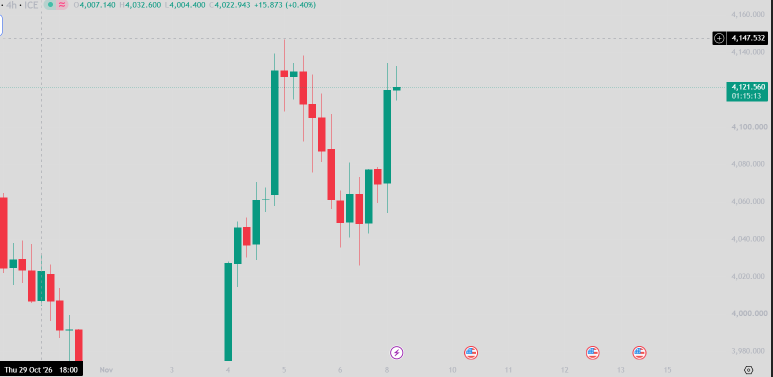
#> input picture maps/2026-11-09/original.png, 1545 x 754 px, found by its file name (shown at 1/2 size)
$ python map_2026-11-11.py
#> lines starting #> are read from the running program, lines starting #| are printed output that depends on the picture
### scripts/maplib.py
"""Small drawing helpers for marking up MT5 chart screenshots."""
from PIL import Image, ImageDraw, ImageFont

FONT = "/usr/share/fonts/truetype/dejavu/DejaVuSans.ttf"
FONT_B = "/usr/share/fonts/truetype/dejavu/DejaVuSans-Bold.ttf"

RED = (239, 83, 80)
GREEN = (38, 166, 154)
LIME = (102, 220, 120)
YELLOW = (255, 202, 40)
PURPLE = (171, 120, 255)
GREY = (160, 160, 170)
ORANGE = (255, 152, 0)
WHITE = (235, 235, 240)


class Chart:
    """A screenshot plus its price-axis calibration.

    Calibrate with two price labels from the screenshot's scale:
    (price_a, y_a) and (price_b, y_b).  `scale` multiplies line widths,
    font sizes and padding so the same layout reads well on bigger images.
    """

    def __init__(self, src, price_a, y_a, price_b, y_b, right, scale=1.0, light=False):
#> called with price_a = 4140, y_a = 130, price_b = 4020, y_b = 395, right = 1250, scale = 1, light = True
        self.base = Image.open(src).convert("RGBA")
#> self.base is the input picture: PIL image 1545x754 RGBA; mean R, G, B, A 213.6, 213.9, 213.7, 255
        self.overlay = Image.new("RGBA", self.base.size, (0, 0, 0, 0))
#> self.overlay: PIL image 1545x754 RGBA; every value is 0
        self.d = ImageDraw.Draw(self.overlay)
        self.pa, self.ya = price_a, y_a
        self.per_px = (price_a - price_b) / (y_b - y_a)
        self.right = right
        self.k = scale
        # label badge fill: dark on dark charts, near-white on light charts
        self.badge = (250, 250, 252, 235) if light else (12, 12, 16, 215)
        self.f_s = ImageFont.truetype(FONT, round(12 * scale))
        self.f_m = ImageFont.truetype(FONT_B, round(13 * scale))
        self.f_l = ImageFont.truetype(FONT_B, round(15 * scale))

    def y(self, price):
        return self.ya + (self.pa - price) / self.per_px

    def zone(self, lo, hi, x0, color, alpha=55):
        box = [x0, self.y(hi), self.right, self.y(lo)]
        self.d.rectangle(box, fill=color + (alpha,))
        self.d.rectangle(box, outline=color + (200,), width=max(1, round(self.k)))

    def box(self, x0, x1, lo, hi, color, alpha=18):
        self.d.rectangle([x0, self.y(hi), x1, self.y(lo)], fill=color + (alpha,),
                         outline=color + (170,), width=max(1, round(self.k)))

    def hline(self, price, x0, color, dash=8, gap=6, width=1):
#> called with price = 3960, x0 = 600, color = (160, 160, 170), dash = 8, gap = 6, width = 1
        yy, x = self.y(price), x0
        dash, gap, width = dash * self.k, gap * self.k, max(1, round(width * self.k))
        while x < self.right:
            self.d.line([x, yy, min(x + dash, self.right), yy], fill=color + (230,), width=width)
            x += dash + gap
#> after the loop, x = 1258

    def label(self, x, yy, text, color, font=None, anchor="lm"):
#> called with x = 1244, yy = 119, text = '4140 – 4150  ·  triple top', color = (215, 40, 55), anchor = 'rm'
        font = font or self.f_s
        pad = 3 * self.k
        b = self.d.textbbox((x, yy), text, font=font, anchor=anchor)
#> b = (1095, 114, 1244, 127)
        self.d.rectangle([b[0] - pad, b[1] - pad, b[2] + pad, b[3] + pad],
                         fill=self.badge, outline=color + (220,))
        self.d.text((x, yy), text, font=font, fill=color + (255,), anchor=anchor)

    def rlabel(self, price, text, color, font=None):
        """Label right-aligned against the plot edge at a given price."""
        self.label(self.right - 6 * self.k, self.y(price), text, color, font, anchor="rm")

    def path(self, points, color, width=2, dash=7, gap=5, head=True):
        """Dashed projection path; points are (x, price). Arrow head at the end."""
#> called with color = (215, 40, 55), width = 2.2, dash = 7, gap = 5, head = True
        pts = [(x, self.y(p)) for x, p in points]
        width, dash, gap = max(1, round(width * self.k)), dash * self.k, gap * self.k
        for (x1, y1), (x2, y2) in zip(pts, pts[1:]):
            length = ((x2 - x1) ** 2 + (y2 - y1) ** 2) ** 0.5
            n = max(int(length // (dash + gap)), 1)
            for i in range(n):
                t0 = i * (dash + gap) / length
                t1 = min((i * (dash + gap) + dash) / length, 1)
                self.d.line([x1 + (x2 - x1) * t0, y1 + (y2 - y1) * t0,
                             x1 + (x2 - x1) * t1, y1 + (y2 - y1) * t1],
                            fill=color + (240,), width=width)
        if head:
            (xa, ya), (xb, yb) = pts[-2], pts[-1]
            s = 8 * self.k * (1 if yb < ya else -1)
            self.d.polygon([(xb, yb), (xb - 8 * self.k, yb + s), (xb + 8 * self.k, yb + s)],
                           fill=color + (255,))

    def header(self, x, y, lines):
        """lines: [(text, color, font)] drawn in a dark panel."""
#> called with x = 22, y = 520
        step = 22 * self.k
        widths = [self.d.textbbox((0, 0), t, font=f)[2] for t, _, f in lines]
#> widths = [220, 217, 264, 234, 184]
        self.d.rectangle([x - 8 * self.k, y - 8 * self.k,
                          x + max(widths) + 10 * self.k, y + step * len(lines)],
                         fill=(12, 12, 16, 225), outline=(90, 90, 110, 255))
        for i, (t, c, f) in enumerate(lines):
            self.d.text((x, y + i * step), t, font=f, fill=c + (255,))

    def save(self, out):
        Image.alpha_composite(self.base, self.overlay).convert("RGB").save(out, optimize=True)
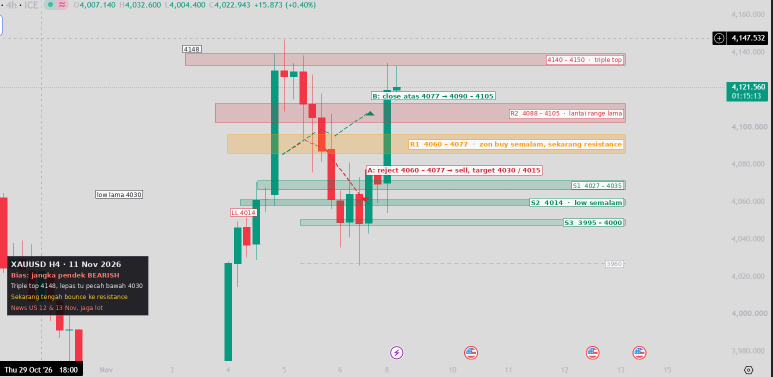
#> saved as mapping.png: PIL image 1545x754 RGB (shown at 1/2 size); mean R, G, B 208.2, 207, 205.6
        print(f"saved {out}")

### scripts/map_2026-11-11.py
"""XAUUSD H4 mapping, 11 Nov 2026 (TradingView, price 4058.7). Labels in Malay."""
from pathlib import Path

from maplib import Chart, GREY, ORANGE

DIR = Path(__file__).resolve().parent.parent / "maps" / "2026-11-11"

G_DEEP = (0, 140, 90)
R_DEEP = (215, 40, 55)
DARK = (30, 30, 35)

# 4140 label at y=130, 4020 at y=395; plot area ends at x=1250 (clear of the 3995 tag).
c = Chart(DIR / "original.png", 4140, 130, 4020, 395, right=1250, scale=1.0, light=True)
y = c.y

# ---- Resistance ------------------------------------------------------------
c.zone(4140, 4150, 370, R_DEEP, 40)    # triple top
c.zone(4088, 4105, 430, R_DEEP, 45)    # lantai range lama yang dah pecah
c.zone(4060, 4077, 455, ORANGE, 60)    # zon buy semalam → sekarang resistance

# ---- Support ---------------------------------------------------------------
c.zone(4027, 4035, 515, G_DEEP, 45)    # low bounce hari ni
c.zone(4013, 4018, 480, G_DEEP, 60)    # LL 4014
c.zone(3995, 4000, 600, G_DEEP, 40)    # 4000 + line 3995
c.hline(3960, 600, GREY)

c.rlabel(4145, "4140 – 4150  ·  triple top", R_DEEP)
c.rlabel(4096.5, "R2  4088 – 4105  ·  lantai range lama", R_DEEP)
c.rlabel(4068.5, "R1  4060 – 4077  ·  zon buy semalam, sekarang resistance", ORANGE, c.f_m)
c.rlabel(4031, "S1  4027 – 4035", G_DEEP)
c.rlabel(4015.5, "S2  4014  ·  low semalam", G_DEEP, c.f_m)
c.rlabel(3997.5, "S3  3995 – 4000", G_DEEP, c.f_m)
c.rlabel(3960, "3960", GREY)

# ---- Structure marks -------------------------------------------------------
c.label(383, y(4148.2) - 14, "4148", DARK, c.f_s, anchor="mm")
c.label(487, y(4013.8) + 16, "LL 4014", R_DEEP, c.f_s, anchor="mm")
c.label(238, y(4030.1) + 16, "low lama 4030", DARK, c.f_s, anchor="mm")

# ---- Scenarios -------------------------------------------------------------
# A: reject di R1, sambung turun
c.path([(565, 4059), (610, 4072), (650, 4064), (730, 4016)], R_DEEP, width=2.2)
c.label(735, y(4045), "A: reject 4060 – 4077 → sell, target 4030 / 4015", R_DEEP, c.f_m, anchor="lm")

# B: close atas 4077 → naik ke R2
c.path([(565, 4059), (640, 4082), (670, 4076), (740, 4098)], G_DEEP, width=2.2)
c.label(745, y(4112), "B: close atas 4077 → 4090 – 4105", G_DEEP, c.f_m, anchor="lm")

# ---- Header ----------------------------------------------------------------
c.header(22, 520, [
    ("XAUUSD H4 · 11 Nov 2026", (235, 235, 240), c.f_l),
    ("Bias: jangka pendek BEARISH", (255, 120, 110), c.f_m),
    ("Triple top 4148, lepas tu pecah bawah 4030", (235, 235, 240), c.f_s),
    ("Sekarang tengah bounce ke resistance", (255, 202, 40), c.f_s),
    ("News US 12 & 13 Nov, jaga lot", (255, 120, 110), c.f_s),
])

c.save(DIR / "mapping.png")
